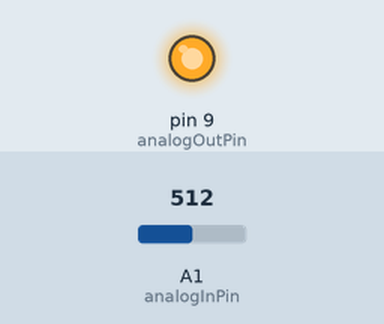
Simulated run of this sketch. Board: Arduino Uno, built with avr-gcc and run on an emulated ATmega328P. Shown: output pins drawn as LEDs (lit = HIGH). The inputs (shaded band) are chosen by the test bench; at power-on: A1 (analogInPin) = 512. What the sketch prints to the serial monitor is not drawn.

Above: at 1.2 s.
1.3 s: A1 (analogInPin) set to 0
At 2.4 s:
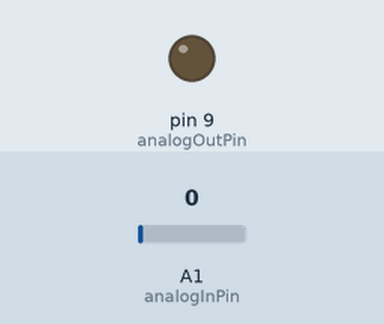
3.0 s: A1 (analogInPin) set to 122
At 3.6 s:
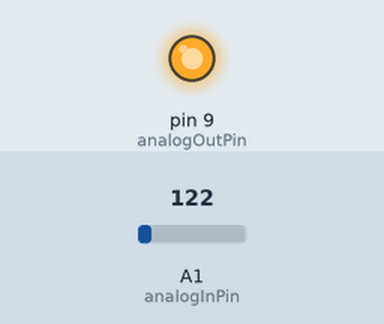
Timing chart, 0 to 6.0 s (numbered marks = the images above; inputs shaded):
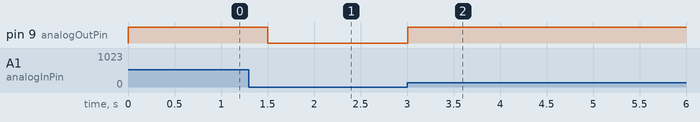

Measured:
- after the input at 1.3 s, pin 9 (analogOutPin): HIGH → LOW after 0.20 s
- after the input at 3.0 s, pin 9 (analogOutPin): LOW → HIGH at once

The sketch:

measureEC.ino
```cpp
//MONITOR READINGS IN EC

//THESE CONSTATNT WON'T CHANGE. THEY'RE USED TO GIVE NAMES TO THE PINS USED:
const int analogInPin = A1; //ANALOG INPUT PIN THAT THE SENSOR OUTPUT IS ATTACHED TO.
const int analogOutPin = 9; //ANALOG OUTPUT PIN

int sensorValue = 0; //VALUE READ FROM SENSOR.
int outputValue = 0; //VALUE OUTPUT TO THE PWM (ANALOG OUT)

void setup() {
  // INITIALISE SERIAL COMMUNICATIONS AT 9600 BPS.
  Serial.begin(9600);

}

void loop() {
  //READ THE ANALOG IN VALUE
  sensorValue = analogRead(analogInPin);

  //MAP IT TO THE RANGE OF THE ANALOG OUT
  //TO READ ppm, replace 5000 WITH 3200 TO READ ppm AND TO CALIBRATE TO ppm.
  outputValue = map(sensorValue, 0, 1023, 0, 5000);

  //CHANGE THE ANALOG OUT VALUE.
  analogWrite(analogOutPin, outputValue);

  //PRINT THE RESULTS TO THE SERIAL MONITOR.
  Serial.print("sensor = ");
  Serial.print(sensorValue);
  Serial.println("\t output = ");

  //TO READ microS, REPLACE 5.00 WITH 5000.
  //TO READ ppm, replace 5.0 WITH 3200 TO READ ppm AND TO CALIBRATE TO ppm.
  Serial.print(analogRead(1)*5.00/1024, 2);

  //WAIT FOR 10 MILLISECONDS BEFORE THE NEXT LOOP
  //FOR THE ANALOG TO DIGITAL CONVERTER TO SETTLE
  //AFTER THE LAST READING.
  delay(500);

}

//TO READ ppm, replace 5.0 WITH 3200 TO READ ppm AND TO CALIBRATE TO ppm.
```
